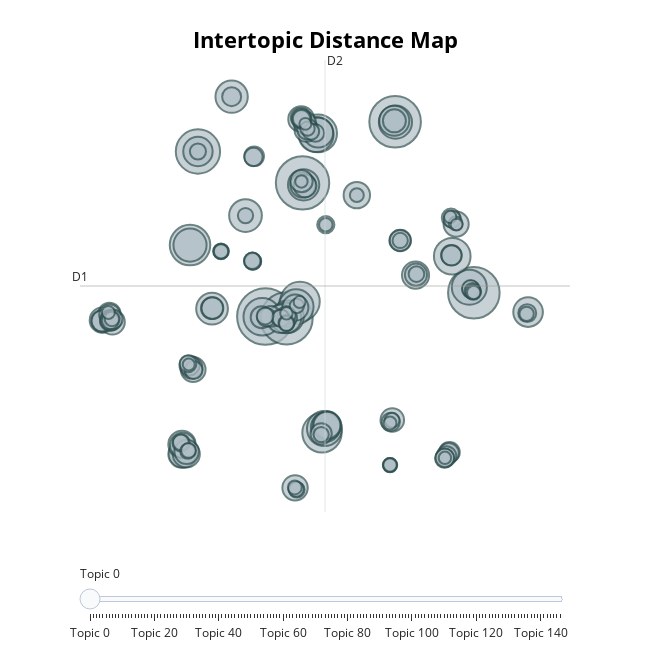

Here is the notebook cell this chart was saved with:
### Code cell
model.visualize_topics()

### Figure 1 — Plotly figure (JSON) as saved in the notebook; plotly's stock layout.template omitted (floating-point values rounded to 4 significant figures; data arrays with more than 128 entries replaced by an {"elided": "..."} marker saying what was removed)
{"data": [{"customdata": {"elided": "147x3 mixed values"}, "hovertemplate": "<b>Topic %{customdata[0]}</b><br>Words: %{customdata[1]}<br>Size: %{customdata[2]}", "legendgroup": "", "marker": {"color": "#B0BEC5", "line": {"color": "DarkSlateGrey", "width": 2}, "size": {"elided": "147 int values"}, "sizemode": "area", "sizeref": 0.155, "symbol": "circle"}, "mode": "markers", "name": "", "orientation": "v", "showlegend": false, "type": "scatter", "x": {"elided": "147 float values"}, "xaxis": "x", "y": {"elided": "147 float values"}, "yaxis": "y"}], "layout": {"annotations": [{"showarrow": false, "text": "D1", "x": -14.51, "y": 3.898, "yshift": 10}, {"showarrow": false, "text": "D2", "x": 6.573, "xshift": 10, "y": 19.88}], "height": 650, "hoverlabel": {"bgcolor": "white", "font": {"family": "Rockwell", "size": 16}}, "legend": {"itemsizing": "constant", "tracegroupgap": 0}, "margin": {"t": 60}, "shapes": [{"line": {"color": "#CFD8DC", "width": 2}, "type": "line", "x0": 6.573, "x1": 6.573, "y0": -12.09, "y1": 19.88}, {"line": {"color": "#9E9E9E", "width": 2}, "type": "line", "x0": -14.51, "x1": 27.65, "y0": 3.898, "y1": 3.898}], "sliders": [{"active": 0, "pad": {"t": 50}, "steps": [{"args": [{"marker.color": {"elided": "1x147 str values"}}], "label": "Topic 0", "method": "update"}, {"args": [{"marker.color": {"elided": "1x147 str values"}}], "label": "Topic 1", "method": "update"}, {"args": [{"marker.color": {"elided": "1x147 str values"}}], "label": "Topic 2", "method": "update"}, {"args": [{"marker.color": {"elided": "1x147 str values"}}], "label": "Topic 3", "method": "update"}, {"args": [{"marker.color": {"elided": "1x147 str values"}}], "label": "Topic 4", "method": "update"}, {"args": [{"marker.color": {"elided": "1x147 str values"}}], "label": "Topic 5", "method": "update"}, {"args": [{"marker.color": {"elided": "1x147 str values"}}], "label": "Topic 6", "method": "update"}, {"args": [{"marker.color": {"elided": "1x147 str values"}}], "label": "Topic 7", "method": "update"}, {"args": [{"marker.color": {"elided": "1x147 str values"}}], "label": "Topic 8", "method": "update"}, {"args": [{"marker.color": {"elided": "1x147 str values"}}], "label": "Topic 9", "method": "update"}, {"args": [{"marker.color": {"elided": "1x147 str values"}}], "label": "Topic 10", "method": "update"}, {"args": [{"marker.color": {"elided": "1x147 str values"}}], "label": "Topic 11", "method": "update"}, {"args": [{"marker.color": {"elided": "1x147 str values"}}], "label": "Topic 12", "method": "update"}, {"args": [{"marker.color": {"elided": "1x147 str values"}}], "label": "Topic 13", "method": "update"}, {"args": [{"marker.color": {"elided": "1x147 str values"}}], "label": "Topic 14", "method": "update"}, {"args": [{"marker.color": {"elided": "1x147 str values"}}], "label": "Topic 15", "method": "update"}, {"args": [{"marker.color": {"elided": "1x147 str values"}}], "label": "Topic 16", "method": "update"}, {"args": [{"marker.color": {"elided": "1x147 str values"}}], "label": "Topic 17", "method": "update"}, {"args": [{"marker.color": {"elided": "1x147 str values"}}], "label": "Topic 18", "method": "update"}, {"args": [{"marker.color": {"elided": "1x147 str values"}}], "label": "Topic 19", "method": "update"}, {"args": [{"marker.color": {"elided": "1x147 str values"}}], "label": "Topic 20", "method": "update"}, {"args": [{"marker.color": {"elided": "1x147 str values"}}], "label": "Topic 21", "method": "update"}, {"args": [{"marker.color": {"elided": "1x147 str values"}}], "label": "Topic 22", "method": "update"}, {"args": [{"marker.color": {"elided": "1x147 str values"}}], "label": "Topic 23", "method": "update"}, {"args": [{"marker.color": {"elided": "1x147 str values"}}], "label": "Topic 24", "method": "update"}, {"args": [{"marker.color": {"elided": "1x147 str values"}}], "label": "Topic 25", "method": "update"}, {"args": [{"marker.color": {"elided": "1x147 str values"}}], "label": "Topic 26", "method": "update"}, {"args": [{"marker.color": {"elided": "1x147 str values"}}], "label": "Topic 27", "method": "update"}, {"args": [{"marker.color": {"elided": "1x147 str values"}}], "label": "Topic 28", "method": "update"}, {"args": [{"marker.color": {"elided": "1x147 str values"}}], "label": "Topic 29", "method": "update"}, {"args": [{"marker.color": {"elided": "1x147 str values"}}], "label": "Topic 30", "method": "update"}, {"args": [{"marker.color": {"elided": "1x147 str values"}}], "label": "Topic 31", "method": "update"}, {"args": [{"marker.color": {"elided": "1x147 str values"}}], "label": "Topic 32", "method": "update"}, {"args": [{"marker.color": {"elided": "1x147 str values"}}], "label": "Topic 33", "method": "update"}, {"args": [{"marker.color": {"elided": "1x147 str values"}}], "label": "Topic 34", "method": "update"}, {"args": [{"marker.color": {"elided": "1x147 str values"}}], "label": "Topic 35", "method": "update"}, {"args": [{"marker.color": {"elided": "1x147 str values"}}], "label": "Topic 36", "method": "update"}, {"args": [{"marker.color": {"elided": "1x147 str values"}}], "label": "Topic 37", "method": "update"}, {"args": [{"marker.color": {"elided": "1x147 str values"}}], "label": "Topic 38", "method": "update"}, {"args": [{"marker.color": {"elided": "1x147 str values"}}], "label": "Topic 39", "method": "update"}, {"args": [{"marker.color": {"elided": "1x147 str values"}}], "label": "Topic 40", "method": "update"}, {"args": [{"marker.color": {"elided": "1x147 str values"}}], "label": "Topic 41", "method": "update"}, {"args": [{"marker.color": {"elided": "1x147 str values"}}], "label": "Topic 42", "method": "update"}, {"args": [{"marker.color": {"elided": "1x147 str values"}}], "label": "Topic 43", "method": "update"}, {"args": [{"marker.color": {"elided": "1x147 str values"}}], "label": "Topic 44", "method": "update"}, {"args": [{"marker.color": {"elided": "1x147 str values"}}], "label": "Topic 45", "method": "update"}, {"args": [{"marker.color": {"elided": "1x147 str values"}}], "label": "Topic 46", "method": "update"}, {"args": [{"marker.color": {"elided": "1x147 str values"}}], "label": "Topic 47", "method": "update"}, {"args": [{"marker.color": {"elided": "1x147 str values"}}], "label": "Topic 48", "method": "update"}, {"args": [{"marker.color": {"elided": "1x147 str values"}}], "label": "Topic 49", "method": "update"}, {"args": [{"marker.color": {"elided": "1x147 str values"}}], "label": "Topic 50", "method": "update"}, {"args": [{"marker.color": {"elided": "1x147 str values"}}], "label": "Topic 51", "method": "update"}, {"args": [{"marker.color": {"elided": "1x147 str values"}}], "label": "Topic 52", "method": "update"}, {"args": [{"marker.color": {"elided": "1x147 str values"}}], "label": "Topic 53", "method": "update"}, {"args": [{"marker.color": {"elided": "1x147 str values"}}], "label": "Topic 54", "method": "update"}, {"args": [{"marker.color": {"elided": "1x147 str values"}}], "label": "Topic 55", "method": "update"}, {"args": [{"marker.color": {"elided": "1x147 str values"}}], "label": "Topic 56", "method": "update"}, {"args": [{"marker.color": {"elided": "1x147 str values"}}], "label": "Topic 57", "method": "update"}, {"args": [{"marker.color": {"elided": "1x147 str values"}}], "label": "Topic 58", "method": "update"}, {"args": [{"marker.color": {"elided": "1x147 str values"}}], "label": "Topic 59", "method": "update"}, {"args": [{"marker.color": {"elided": "1x147 str values"}}], "label": "Topic 60", "method": "update"}, {"args": [{"marker.color": {"elided": "1x147 str values"}}], "label": "Topic 61", "method": "update"}, {"args": [{"marker.color": {"elided": "1x147 str values"}}], "label": "Topic 62", "method": "update"}, {"args": [{"marker.color": {"elided": "1x147 str values"}}], "label": "Topic 63", "method": "update"}, {"args": [{"marker.color": {"elided": "1x147 str values"}}], "label": "Topic 64", "method": "update"}, {"args": [{"marker.color": {"elided": "1x147 str values"}}], "label": "Topic 65", "method": "update"}, {"args": [{"marker.color": {"elided": "1x147 str values"}}], "label": "Topic 66", "method": "update"}, {"args": [{"marker.color": {"elided": "1x147 str values"}}], "label": "Topic 67", "method": "update"}, {"args": [{"marker.color": {"elided": "1x147 str values"}}], "label": "Topic 68", "method": "update"}, {"args": [{"marker.color": {"elided": "1x147 str values"}}], "label": "Topic 69", "method": "update"}, {"args": [{"marker.color": {"elided": "1x147 str values"}}], "label": "Topic 70", "method": "update"}, {"args": [{"marker.color": {"elided": "1x147 str values"}}], "label": "Topic 71", "method": "update"}, {"args": [{"marker.color": {"elided": "1x147 str values"}}], "label": "Topic 72", "method": "update"}, {"args": [{"marker.color": {"elided": "1x147 str values"}}], "label": "Topic 73", "method": "update"}, {"args": [{"marker.color": {"elided": "1x147 str values"}}], "label": "Topic 74", "method": "update"}, {"args": [{"marker.color": {"elided": "1x147 str values"}}], "label": "Topic 75", "method": "update"}, {"args": [{"marker.color": {"elided": "1x147 str values"}}], "label": "Topic 76", "method": "update"}, {"args": [{"marker.color": {"elided": "1x147 str values"}}], "label": "Topic 77", "method": "update"}, {"args": [{"marker.color": {"elided": "1x147 str values"}}], "label": "Topic 78", "method": "update"}, {"args": [{"marker.color": {"elided": "1x147 str values"}}], "label": "Topic 79", "method": "update"}, {"args": [{"marker.color": {"elided": "1x147 str values"}}], "label": "Topic 80", "method": "update"}, {"args": [{"marker.color": {"elided": "1x147 str values"}}], "label": "Topic 81", "method": "update"}, {"args": [{"marker.color": {"elided": "1x147 str values"}}], "label": "Topic 82", "method": "update"}, {"args": [{"marker.color": {"elided": "1x147 str values"}}], "label": "Topic 83", "method": "update"}, {"args": [{"marker.color": {"elided": "1x147 str values"}}], "label": "Topic 84", "method": "update"}, {"args": [{"marker.color": {"elided": "1x147 str values"}}], "label": "Topic 85", "method": "update"}, {"args": [{"marker.color": {"elided": "1x147 str values"}}], "label": "Topic 86", "method": "update"}, {"args": [{"marker.color": {"elided": "1x147 str values"}}], "label": "Topic 87", "method": "update"}, {"args": [{"marker.color": {"elided": "1x147 str values"}}], "label": "Topic 88", "method": "update"}, {"args": [{"marker.color": {"elided": "1x147 str values"}}], "label": "Topic 89", "method": "update"}, {"args": [{"marker.color": {"elided": "1x147 str values"}}], "label": "Topic 90", "method": "update"}, {"args": [{"marker.color": {"elided": "1x147 str values"}}], "label": "Topic 91", "method": "update"}, {"args": [{"marker.color": {"elided": "1x147 str values"}}], "label": "Topic 92", "method": "update"}, {"args": [{"marker.color": {"elided": "1x147 str values"}}], "label": "Topic 93", "method": "update"}, {"args": [{"marker.color": {"elided": "1x147 str values"}}], "label": "Topic 94", "method": "update"}, {"args": [{"marker.color": {"elided": "1x147 str values"}}], "label": "Topic 95", "method": "update"}, {"args": [{"marker.color": {"elided": "1x147 str values"}}], "label": "Topic 96", "method": "update"}, {"args": [{"marker.color": {"elided": "1x147 str values"}}], "label": "Topic 97", "method": "update"}, {"args": [{"marker.color": {"elided": "1x147 str values"}}], "label": "Topic 98", "method": "update"}, {"args": [{"marker.color": {"elided": "1x147 str values"}}], "label": "Topic 99", "method": "update"}, {"args": [{"marker.color": {"elided": "1x147 str values"}}], "label": "Topic 100", "method": "update"}, {"args": [{"marker.color": {"elided": "1x147 str values"}}], "label": "Topic 101", "method": "update"}, {"args": [{"marker.color": {"elided": "1x147 str values"}}], "label": "Topic 102", "method": "update"}, {"args": [{"marker.color": {"elided": "1x147 str values"}}], "label": "Topic 103", "method": "update"}, {"args": [{"marker.color": {"elided": "1x147 str values"}}], "label": "Topic 104", "method": "update"}, {"args": [{"marker.color": {"elided": "1x147 str values"}}], "label": "Topic 105", "method": "update"}, {"args": [{"marker.color": {"elided": "1x147 str values"}}], "label": "Topic 106", "method": "update"}, {"args": [{"marker.color": {"elided": "1x147 str values"}}], "label": "Topic 107", "method": "update"}, {"args": [{"marker.color": {"elided": "1x147 str values"}}], "label": "Topic 108", "method": "update"}, {"args": [{"marker.color": {"elided": "1x147 str values"}}], "label": "Topic 109", "method": "update"}, {"args": [{"marker.color": {"elided": "1x147 str values"}}], "label": "Topic 110", "method": "update"}, {"args": [{"marker.color": {"elided": "1x147 str values"}}], "label": "Topic 111", "method": "update"}, {"args": [{"marker.color": {"elided": "1x147 str values"}}], "label": "Topic 112", "method": "update"}, {"args": [{"marker.color": {"elided": "1x147 str values"}}], "label": "Topic 113", "method": "update"}, {"args": [{"marker.color": {"elided": "1x147 str values"}}], "label": "Topic 114", "method": "update"}, {"args": [{"marker.color": {"elided": "1x147 str values"}}], "label": "Topic 115", "method": "update"}, {"args": [{"marker.color": {"elided": "1x147 str values"}}], "label": "Topic 116", "method": "update"}, {"args": [{"marker.color": {"elided": "1x147 str values"}}], "label": "Topic 117", "method": "update"}, {"args": [{"marker.color": {"elided": "1x147 str values"}}], "label": "Topic 118", "method": "update"}, {"args": [{"marker.color": {"elided": "1x147 str values"}}], "label": "Topic 119", "method": "update"}, {"args": [{"marker.color": {"elided": "1x147 str values"}}], "label": "Topic 120", "method": "update"}, {"args": [{"marker.color": {"elided": "1x147 str values"}}], "label": "Topic 121", "method": "update"}, {"args": [{"marker.color": {"elided": "1x147 str values"}}], "label": "Topic 122", "method": "update"}, {"args": [{"marker.color": {"elided": "1x147 str values"}}], "label": "Topic 123", "method": "update"}, {"args": [{"marker.color": {"elided": "1x147 str values"}}], "label": "Topic 124", "method": "update"}, {"args": [{"marker.color": {"elided": "1x147 str values"}}], "label": "Topic 125", "method": "update"}, {"args": [{"marker.color": {"elided": "1x147 str values"}}], "label": "Topic 126", "method": "update"}, {"args": [{"marker.color": {"elided": "1x147 str values"}}], "label": "Topic 127", "method": "update"}, {"args": [{"marker.color": {"elided": "1x147 str values"}}], "label": "Topic 128", "method": "update"}, {"args": [{"marker.color": {"elided": "1x147 str values"}}], "label": "Topic 129", "method": "update"}, {"args": [{"marker.color": {"elided": "1x147 str values"}}], "label": "Topic 130", "method": "update"}, {"args": [{"marker.color": {"elided": "1x147 str values"}}], "label": "Topic 131", "method": "update"}, {"args": [{"marker.color": {"elided": "1x147 str values"}}], "label": "Topic 132", "method": "update"}, {"args": [{"marker.color": {"elided": "1x147 str values"}}], "label": "Topic 133", "method": "update"}, {"args": [{"marker.color": {"elided": "1x147 str values"}}], "label": "Topic 134", "method": "update"}, {"args": [{"marker.color": {"elided": "1x147 str values"}}], "label": "Topic 135", "method": "update"}, {"args": [{"marker.color": {"elided": "1x147 str values"}}], "label": "Topic 136", "method": "update"}, {"args": [{"marker.color": {"elided": "1x147 str values"}}], "label": "Topic 137", "method": "update"}, {"args": [{"marker.color": {"elided": "1x147 str values"}}], "label": "Topic 138", "method": "update"}, {"args": [{"marker.color": {"elided": "1x147 str values"}}], "label": "Topic 139", "method": "update"}, {"args": [{"marker.color": {"elided": "1x147 str values"}}], "label": "Topic 140", "method": "update"}, {"args": [{"marker.color": {"elided": "1x147 str values"}}], "label": "Topic 141", "method": "update"}, {"args": [{"marker.color": {"elided": "1x147 str values"}}], "label": "Topic 142", "method": "update"}, {"args": [{"marker.color": {"elided": "1x147 str values"}}], "label": "Topic 143", "method": "update"}, {"args": [{"marker.color": {"elided": "1x147 str values"}}], "label": "Topic 144", "method": "update"}, {"args": [{"marker.color": {"elided": "1x147 str values"}}], "label": "Topic 145", "method": "update"}, {"args": [{"marker.color": {"elided": "1x147 str values"}}], "label": "Topic 146", "method": "update"}]}], "title": {"font": {"color": "Black", "size": 22}, "text": "<b>Intertopic Distance Map", "x": 0.5, "xanchor": "center", "y": 0.95, "yanchor": "top"}, "width": 650, "xaxis": {"anchor": "y", "domain": [0, 1], "range": [-14.51, 27.65], "title": {"text": ""}, "visible": false}, "yaxis": {"anchor": "x", "domain": [0, 1], "range": [-12.09, 19.88], "title": {"text": ""}, "visible": false}}}
